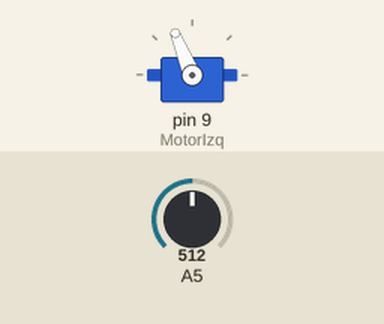
The sketch below on a simulated Arduino Uno, built with avr-gcc and run on an emulated ATmega328P. Parts: servo. The test bench sets the inputs (shaded band); at power-on: A5 = 512.

Above: at 14.1 s.
21.3 s: A5 set to 503
At 21.9 s:
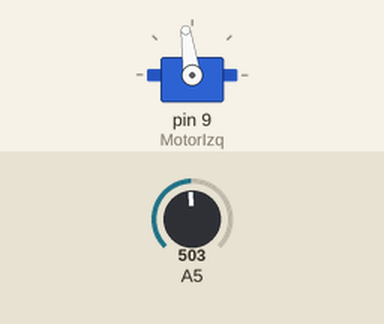
At 24.8 s:
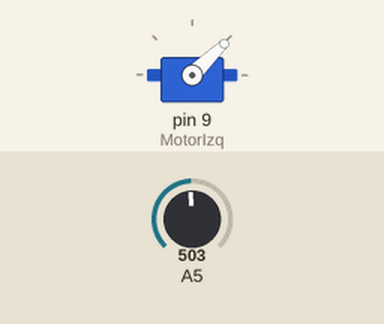
31.3 s: A5 set to 522
At 36.3 s:
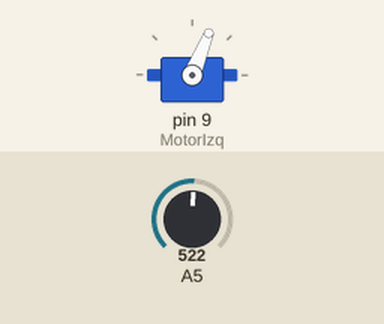
Timing chart, 0 to 47.3 s (numbered marks = the images above; inputs shaded):
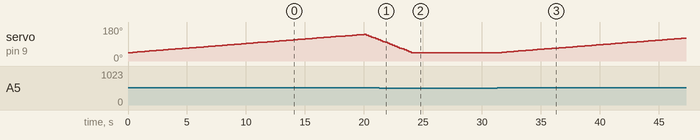

The sketch:

Control_motordc.ino
```cpp
#include <Servo.h>

Servo MotorIzq;
//Servo MotorDer;
int pos = 0;
int Pot = 0;

void setup() {
  MotorIzq.attach(9);
  //MotorDer.attach(0);
}

void loop() {

  Pot = analogRead (5);

  while (Pot >= 512) {
    Pot = analogRead (5);

    for (pos = 1000; pos < 2000; pos += 10)
    {
      MotorIzq.writeMicroseconds(pos);
      delay(200);
    }

    Pot = analogRead (5);

    for (pos = 2000; pos >= 1000; pos -= 50)
    {
      MotorIzq.writeMicroseconds(pos);
      delay(200);
    }

    Pot = analogRead (5);
  }
}
```

Measured:
- the behaviour switches between 512 and 511 on A5 (found by bisection; images 0 and 1)
- after the input at 21.3 s, servo on pin 9 (MotorIzq): goes on until 24.0 s, then stays 44°
- after the input at 31.3 s, servo on pin 9 (MotorIzq): moves from 44° to 121° over 15.6 s, starting after 0.20 s
- by itself, servo on pin 9 (MotorIzq): rises from 44° to 141° in 19.8 s, then falls to 112° in 1.2 s
